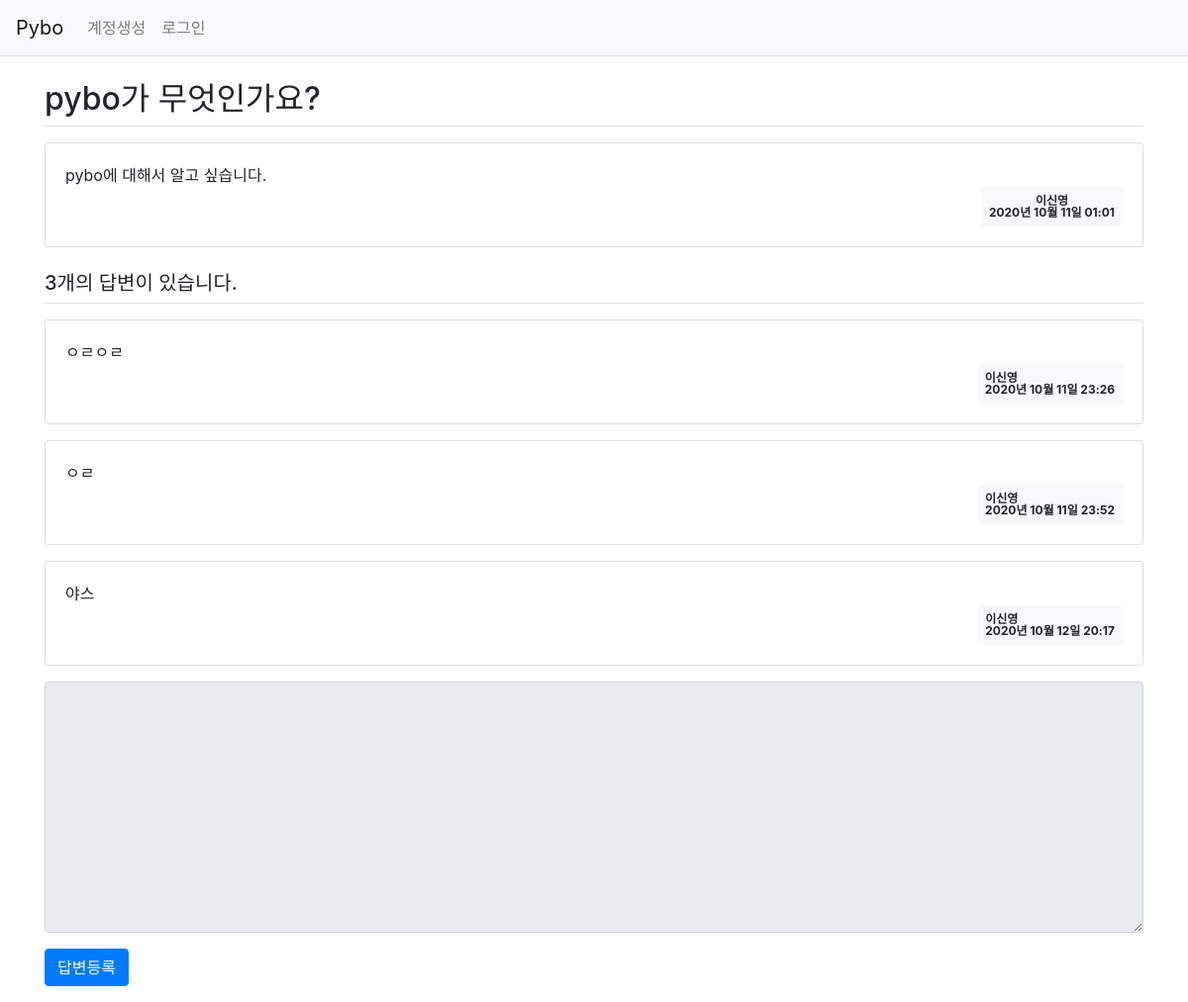
The page /quesiton/detail/3/ on the database its author committed.
### pybo/models.py (models this page shows)
class Question(db.Model):#nullable 비어있는값 들어올수없음 의미 디폴드값은 true
    id = db.Column(db.Integer, primary_key=True)#primary_key 중복 안됌,integer id숫자값
    subject = db.Column(db.String(200), nullable=False)#string제목처럼 제한된 글자수
    content = db.Column(db.Text(), nullable=False)#text글자수 제한 없음
    create_date = db.Column(db.DateTime(), nullable=False)#날짜와 시간
    user_id = db.Column(db.Integer, db.ForeignKey('user.id', ondelete='CASCADE'), nullable=True)
    user = db.relationship('User', backref=db.backref('question_set'))

class User(db.Model):
    id = db.Column(db.Integer, primary_key=True)
    username= db.Column(db.String(150), unique=True, nullable=False)
    password = db.Column(db.String(200), nullable=False)
    email = db.Column(db.String(120),unique=True, nullable=False)

class Answer(db.Model):
    id = db.Column(db.Integer, primary_key=True)
    question_id = db.Column(db.Integer, db.ForeignKey('question.id', ondelete='CASCADE'))
    question = db.relationship('Question',backref=db.backref('answer_set'))
    content = db.Column(db.Text(), nullable=False)
    create_date = db.Column(db.DateTime(), nullable=False)
    user_id = db.Column(db.Integer, db.ForeignKey('user.id', ondelete='CASCADE'), nullable=True)
    user = db.relationship('User', backref=db.backref('answer_set'))

### pybo/views/question_views.py (the view)
@bp.route('/detail/<int:question_id>/')
def detail(question_id):
    form = AnswerForm()
    question = Question.query.get_or_404(question_id)#해당 데이터 찾지못하면 404페이지 출력
    return render_template('question/question_detail.html', question=question, form=form)

### pybo/forms.py
class AnswerForm(FlaskForm):
    content = TextAreaField('내용', validators=[DataRequired('내용은 필수입력 항목입니다.')])

### pybo/filter.py (called while the page is built)
def format_datetime(value, fmt='%Y년 %m월 %d일 %H:%M'):
    return value.strftime(fmt)

### pybo/views/auth_views.py (called while the page is built)
@bp.before_app_request #이 어노테이션이 적용된 함수는 라우트함수 실행전 항상 먼저 실행
def load_logged_in_user():
    user_id = session.get('user_id')
    if user_id is None:
        g.user = None
    else:
        g.user = User.query.get(user_id)

### pybo/templates/question/question_detail.html (shortened to what this page needs)
{% extends 'base.html' %}
{% block content %}
<div class="container my-3">
    <h2 class="border-bottom py-2">{{ question.subject}} </h2>
    <div class="card my-3">
        <div class="card-body">
            <div class="card-text" style="white-space: pre-line;">{{ question.content }}</div>
            <div class="d-flex justify-content-end">
                <div class="badge badge-light p-2">
                    <div>{{ question.user.username }}</div>
                    <div>{{ question.create_date|datetime}}</div>
                </div>
            </div>
        </div>
    </div>
    <h5 class="border-bottom my-3 py-2">{{ question.answer_set|length }}개의 답변이 있습니다. </h5>
    {% for answer in question.answer_set %}
    <div class="card my-3">
        <div class="card-body">
            <div class="card-text" style="white-space: pre-line;">{{ answer.content}}</div>
            <div class="d-flex justify-content-end">
                <div class="badge badge-light p-2 text-left">
                    <div>{{ answer.user.username }}</div>
                    <div>{{ answer.create_date|datetime}}</div>
                </div>
            </div>
        </div>
    </div>
     {% endfor %}
        <form action="{{ url_for('answer.create' , question_id=question.id)}}" method="POST" class="my-3">
            <div class="form-group">
                <textarea {% if not g.user %} disabled {% endif %}
                         name="content" id="content" class="form-control" rows="10"></textarea>
            </div>
            <input type="submit" value="답변등록" class="btn btn-primary">
    </form>
</div>
{% endblock %}

### rows shown on the page
Question: subject "pybo가 무엇인가요?", content "pybo에 대해서 알고 싶습니다.", create_date "2020년 10월 11일 01:01"
User: user.username "이신영"
Answer: content "ㅇㄹㅇㄹ", user.username "이신영", create_date "2020년 10월 11일 23:26"
Answer: content "ㅇㄹ", user.username "이신영", create_date "2020년 10월 11일 23:52"
Answer: content "야스", user.username "이신영", create_date "2020년 10월 12일 20:17"

### other values the page prints
{{ question.answer_set|length }} "3"
